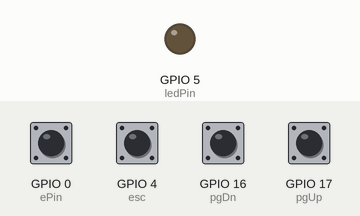
Bench run of a sketch on a simulated ESP32. Parts: output pins drawn as LEDs (lit = HIGH). The inputs (shaded band) are chosen by the test bench; at power-on: GPIO 0 (ePin), GPIO 4 (esc), GPIO 16 (pgDn), GPIO 17 (pgUp) HIGH. USB keyboard and mouse output is not drawn.

Above: at 1.2 s.
1.3 s: GPIO 0 (ePin) pulled LOW for 0.15 s
At 1.4 s:
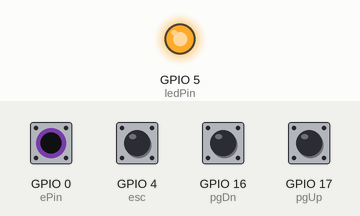
Timing chart, 0 to 4.3 s (numbered marks = the images above; inputs shaded):
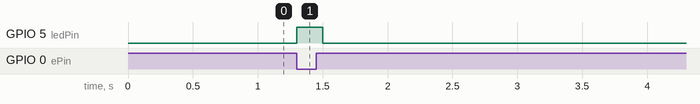

The sketch:

btPgUpDn.ino
```cpp
/* Bluetooth page turning pedal for ESP32
 *  Francis Deck
 *
 *  Also tested on this hardware: WEMOS Lite V1.0.0
 *  https://www.aliexpress.com/item/33009178296.html
 *  Arduino setup:
 *  Board: WEMOS LOLIN32
 *  Upload speed: 115200
 *  CPU frequency: 240 MHz
 *  Flash frequency: 80 MHz
 *  Partition scheme: Default
 *
 *  Tested on hardware: SparkFun ESP32 Thing
 *  Schematic: https://cdn.sparkfun.com/assets/learn_tutorials/5/0/7/esp32-thing-schematic.pdf
 *  Board mod: Cut jumper SJ1, added 5.1k resistor to reduce charging current for
 *  300 mAh LiPo battery. At the higher current, the battery was heating up
 *
 *  Starting point was the example program for this library:
 *  https://github.com/T-vK/ESP32-BLE-Keyboard
 *  You need to visit this repository, download it library as a ZIP file
 *  and install it using the library manager. This is done with:
 *    Sketch --> Include Library --> Add ZIP library
*/

// Pin definitions

#define esp32Thing
//#define wemos
// for WEMOS board, compile under WEMOS LOLIN32 Lite
// add to external libraries: https://raw.githubusercontent.com/espressif/arduino-esp32/gh-pages/package_esp32_index.json
// add "esp32" in library manager

#define pgUp 17 // Page-Up button, SPST momentary contact switch closure to ground
#define pgDn 16 // Page-Down buttton, SPST momentary contact switch closure to ground
#define esc 4 // Escape button, multiple uses
#ifdef esp32Thing
  #define ledPin 5 // On-board LED indicator
  #define ePin 0 // On-board pushbutton
  #define LED_ON HIGH
  #define LED_OFF LOW
#endif
#ifdef wemos
  #define ledPin 22
  #define LED_ON LOW
  #define LED_OFF HIGH
#endif

#include <BleKeyboard.h>
// Download BleKeyboard from here: https://github.com/T-vK/ESP32-BLE-Keyboard

BleKeyboard bleKeyboard("PtPedal");
int charging = 0;

void setup() {
  pinMode(pgUp, INPUT_PULLUP);
  pinMode(pgDn, INPUT_PULLUP);
  pinMode(esc, INPUT_PULLUP);
  #ifdef esp32Thing
    pinMode(ePin, INPUT_PULLUP);
  #endif
  pinMode(ledPin, OUTPUT);
  digitalWrite(ledPin, LED_OFF);
  // holding escape button during power-up suppresses Bluetooth, for charging
  if (!digitalRead(esc)){
    charging = 1;
    return;
  }
  bleKeyboard.begin();
}

void processKey(int pin, uint8_t key){
  if (!digitalRead(pin)) {
      digitalWrite(ledPin, LED_ON);
      delay(100);
      bleKeyboard.write(key);
      bleKeyboard.releaseAll();
      while(!digitalRead(pin));
      delay(100);
      digitalWrite(ledPin, LED_OFF);
    }
}
void loop() {

  // Each key is de-bounced in a primitive way, sends one character to the
  // host, and then waits for the key to be released. There is no auto-repeat,
  // because that's a bad thing in a sheet music reading situation

  if (charging) return;

  while(bleKeyboard.isConnected()) {
    digitalWrite(ledPin, LED_OFF);
    processKey(pgUp, KEY_PAGE_UP);
    processKey(pgDn, KEY_PAGE_DOWN);
    processKey(esc, KEY_F5); // F5 toggles presentation mode in Sumatra PDF.

    #ifdef esp32Thing
      if (!digitalRead(ePin)) {
        digitalWrite(ledPin, LED_ON);
        delay(100);
        bleKeyboard.print("e");
        while(!digitalRead(pgDn));
        delay(100);
        digitalWrite(ledPin, LED_OFF);
      }
    #endif
  }

  // So long as the program is waiting for a connection from the host, it blinks
  // the LED.

  digitalWrite(ledPin, (millis()/128) % 2);
}
```

Measured:
- after the input at 1.3 s, GPIO 5 (ledPin): LOW → HIGH at once, → LOW 0.20 s later
